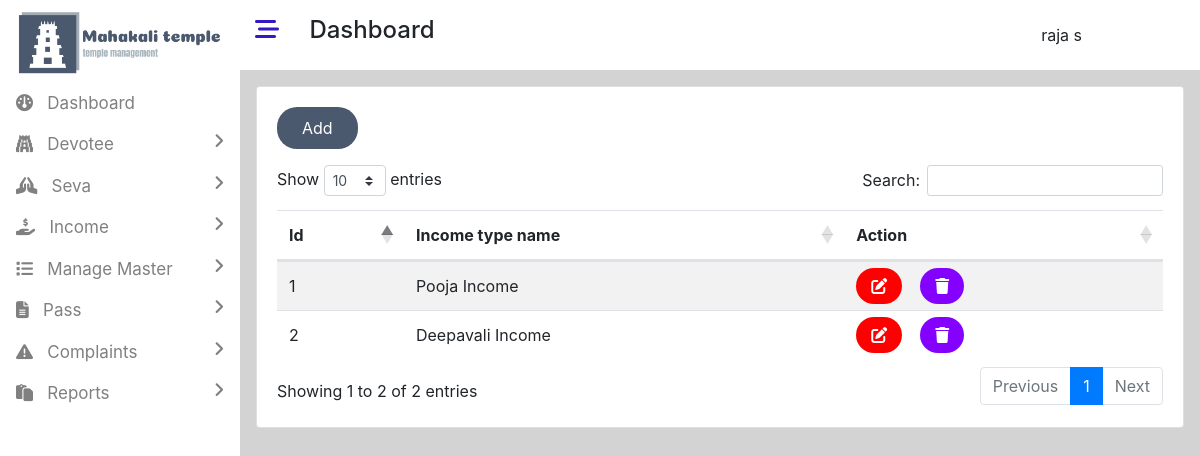
The page /admin/manage_income_type.php (signed in) on the database its author committed.
### tables this page shows
CREATE TABLE `user` (
  `user_id` int(11) NOT NULL,
  `first_name` varchar(50) NOT NULL,
  `last_name` varchar(50) NOT NULL,
  `email` varchar(50) NOT NULL,
  `password` varchar(50) NOT NULL,
  `role` varchar(50) NOT NULL,
  `reading_time` timestamp NOT NULL DEFAULT current_timestamp() ON UPDATE current_timestamp()
);

CREATE TABLE `income_type` (
  `income_type_id` int(11) NOT NULL,
  `income_type_name` varchar(50) NOT NULL,
  `reading_time` timestamp NOT NULL DEFAULT current_timestamp() ON UPDATE current_timestamp()
);

### admin/admin_db.php (called while the page is built, shortened)
<?php
$con=mysqli_connect("localhost","root","","temple");
        ?>
        <?php
class income_type
{
    public function get_income_types()
    {
        global $con;
        $sql="select * from income_type";
        $result=mysqli_query($con,$sql);
        $a=[];
        while($row=mysqli_fetch_assoc($result))
        {
            array_push($a,$row);
        }
        return $a;
    }
}
        ?>

### admin/manage_income_type.php (the view, shortened to what this page needs)
<!DOCTYPE html>
<html lang="en">
<head>
    <link rel="stylesheet" href="../assets/bootstrap/bootstrap.min.css">
     <link rel="stylesheet" href="https://cdnjs.cloudflare.com/ajax/libs/twitter-bootstrap/4.5.2/css/bootstrap.css" type="text/css">
     <link rel="stylesheet" href="https://cdn.datatables.net/1.13.7/css/dataTables.bootstrap4.min.css" type="text/css">
    <link rel="stylesheet" href="https://cdnjs.cloudflare.com/ajax/libs/font-awesome/6.4.2/css/all.min.css"  />
    <link rel="stylesheet" href="css/style.css" type="text/css">
</head>
<body class="dashboard-page">
<div>
<?php
include("includes/leftbar.php");
?>
<div style="width:80%;height:110vh;" class="float-right main-content">
<?php
include("includes/header.php");
?>
<div class="container p-3">
<div class="card">
<div class="card-body">
<a href="add_income_type.php" class="btn button-color text-white px-4 py-2">Add</a>
<div class="row mt-3">
    <div class="col-md-12">
       <table id="example" class="example3 table table-striped" style="width:100%">
        <thead>
            <tr>
                <th>Id</th>
                <th>Income type name</th>
                <th>Action</th>
            </tr>
        </thead>
        <tbody>
<?php
include("admin_db.php");
$obj=new income_type();
$states=$obj->get_income_types();
$i=1;
foreach($states as $state)
{
?>
<tr>
    <td><?=$i?></td>
    <td><?=$state["income_type_name"]?></td>
    <td>
    <a href="edit_income_type.php?id=<?=$state['income_type_id']?>" id="ed-icon"><i class="fa-solid fa-pen-to-square"></i></a>
    <a href="delete_income_type.php?id=<?=$state['income_type_id']?>" id="del-icon"><i class="fa-solid fa-trash"></i></a>
    </td>
</tr>
<?php
$i++;
}
?>
        </tbody>
    </table>
    </div>
</div>
</div>
</div>
</div>
</div>
</div>
</body>
</html>

### admin/includes/header.php (shortened to what this page needs)
<div class="container-fluid">
    <div class="row">
        <div class="col-md-12 bg-white py-3">
        <h4>
        <i class="fa-solid fa-bars-staggered mybar23" style="color: #3518c3;"></i>
        <span class="ml-4 ">Dashboard</span>
        <div class="dropdown mydropdown float-right">
  <button type="button" class="mybutton btn bg-white" data-toggle="dropdown">
  <?php
  if(isset($_SESSION["uid"]))
  {
    include("../db.php");
    $sql66="select * from user where user_id=".$_SESSION["uid"];
    $result66=mysqli_query($con,$sql66);
    $row66=mysqli_fetch_assoc($result66);
    echo $row66["first_name"]." ".$row66["last_name"];
  }
  ?>
  </button>
</div>
        </h4>
        </div>
    </div>
</div>

### admin/css/style.css (style rules this page uses)
.mybar23,.mybar24 { cursor:pointer; }
.main-content { background-color:lightgray; }
.mydropdown { margin-right:90px; }

### admin/manage_income_type.php (style rules this page uses)
.button-color { background-color:rgb(74,89,109); border-radius:20px; }
#ed-icon { background-color:red;padding:8px 15px;color:white;border-radius:30px; }
#del-icon { background-color:rgb(132, 0, 255);padding:8px 15px;color:white;border-radius:30px; }

### rows shown on the page
user: first_name "raja", last_name "s"
income_type: income_type_name "Pooja Income"
income_type: income_type_name "Deepavali Income"
